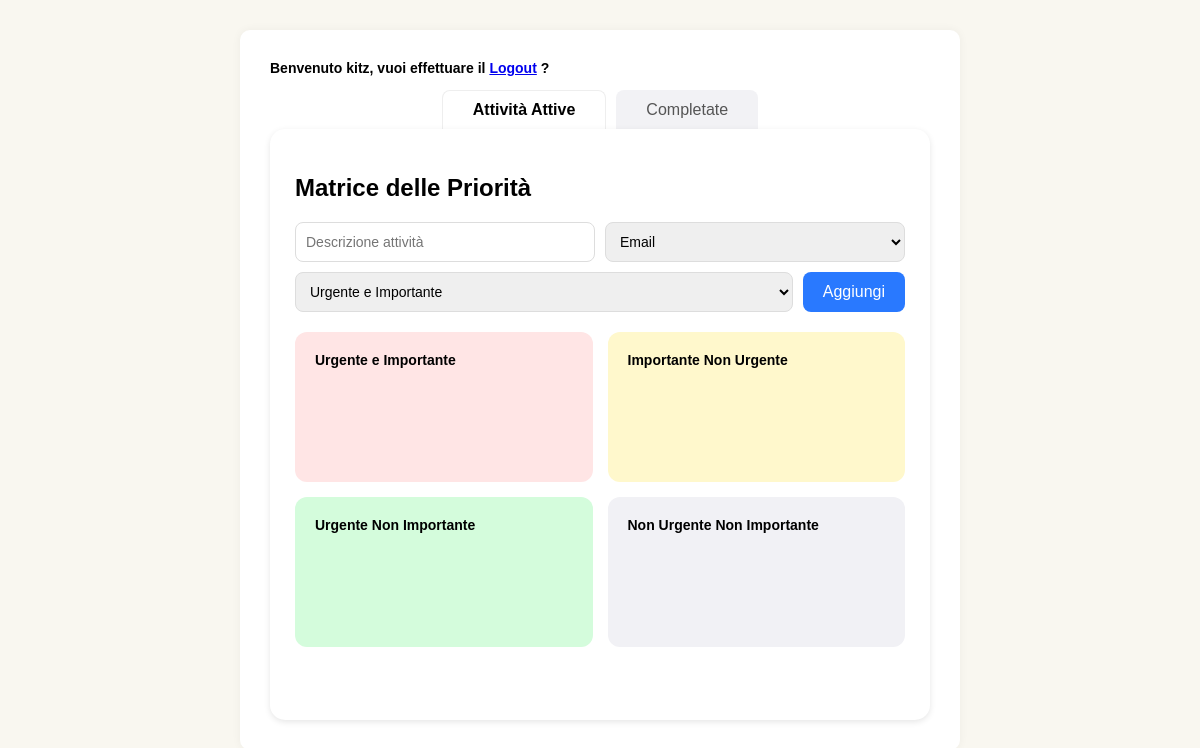
Page /home/ (signed in) on the earlier database version.
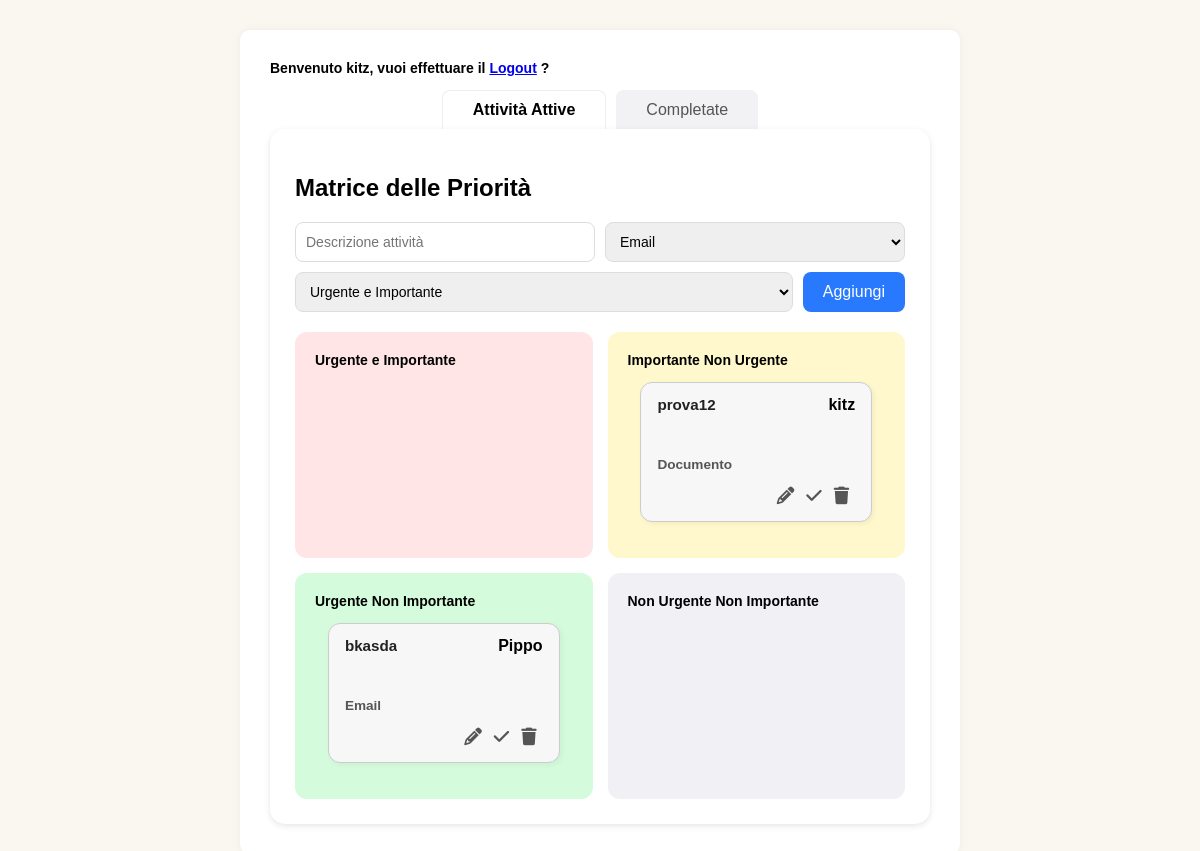
Same page on the later database version.
### sbk_app/models.py (models this page shows, shortened)
class Task(models.Model):
    TIPO_CHOICES = [
        ('Email', 'Email'),
        ('Telefono', 'Telefono'),
        ('Documento', 'Documento'),
        ('Call', 'Call'),
        ('Task', 'Task'),
        ('Decisione', 'Decisione'),
    ]
    PRIORITA_CHOICES = [
        ('UI', 'Urgente e Importante'),
        ('IN', 'Importante Non Urgente'),
        ('UN', 'Urgente Non Importante'),
        ('NN', 'Non Urgente Non Importante'),
    ]
    descrizione = models.CharField(max_length=255)
    tipo = models.CharField(max_length=20, choices=TIPO_CHOICES)
    priorita = models.CharField(max_length=2, choices=PRIORITA_CHOICES)
    creatore = models.ForeignKey(User, on_delete=models.CASCADE)
    completata = models.BooleanField(default=False)
    data_creazione = models.DateTimeField(auto_now_add=True)

### sbk_app/views.py (the view, shortened to what this page needs)
# urls.py: 2. Add a URL to urlpatterns:  path('', views.home, name='home')
@login_required(login_url='/accounts/login/')
def home(request):
    tasks_ui = Task.objects.filter(priorita='UI', completata=False)
    tasks_in = Task.objects.filter(priorita='IN', completata=False)
    tasks_un = Task.objects.filter(priorita='UN', completata=False)
    tasks_nn = Task.objects.filter(priorita='NN', completata=False)
    completate = Task.objects.filter(completata=True)
    context = {
        'tasks_ui': tasks_ui,
        'tasks_in': tasks_in,
        'tasks_un': tasks_un,
        'tasks_nn': tasks_nn,
        'completate': completate,
    }
    return render(request, "home.html", context)

### sbk_app/templates/home.html (shortened to what this page needs)
{% load static %}
<!DOCTYPE html>
<html lang="it">
<head>
  <link rel="stylesheet" href="{% static 'style.css' %}">
  <link rel="stylesheet" href="https://cdnjs.cloudflare.com/ajax/libs/font-awesome/6.5.0/css/all.min.css">
</head>
<body>
  <div class="container">
    {% if user.is_authenticated %}
    <h3>Benvenuto {{ user.username }}, vuoi effettuare il <a href="{% url 'logout' %}">Logout</a> ? </h3>
    {% endif %}
    <div class="tabs">
      <button class="tab active" type="button" data-tab="attive">Attività Attive</button>
      <button class="tab" type="button" data-tab="completate">Completate</button>
    </div>
    <div class="card tab-content active" id="attive">
      <h2>Matrice delle Priorità </h2>
      <form method="POST" class="input-group">
        <input type="text" name="descrizione" id="descrizione" placeholder="Descrizione attività" required>
        <select name="tipo" id="tipo" required>
          <option value="Email">Email</option>
        </select>
        <select name="priorita" id="priorita" required>
          <option value="UI">Urgente e Importante</option>
        </select>
        <button type="submit" class="add-button" id="form-button">Aggiungi</button>
      </form>
      <div class="priority-grid">
        <div class="priority urgent-important">
          <h3>Urgente e Importante</h3>
        </div>
        <div class="priority important-not-urgent">
          <h3>Importante Non Urgente</h3>
          {% for task in tasks_in %}
            <div class="task-card">
              <div class="task-header">
                <div class="task-title">{{ task.descrizione }}</div>
                <div class="task-creator">{{ task.creatore.username }}</div>
              </div>
              <div class="task-details">
                <p><strong> {{ task.tipo }}</strong></p>
                <div class="task-actions">
                  <button class="edit-task" data-task-id="{{ task.id }}" data-tipo="{{ task.tipo }}" data-priorita="{{ task.priorita }}"> <i class="fa fa-pencil-alt"></i></button>
                  <button class="complete-task" data-task-id="{{ task.id }}" title="Completa"><i class="fa fa-check"></i></button>
                  <button class="delete-task" title="Elimina"><i class="fa fa-trash"></i></button>
                </div>
              </div>
            </div>
          {% endfor %}
        </div>
        <div class="priority urgent-not-important">
          <h3>Urgente Non Importante</h3>
          {% for task in tasks_un %}
            <div class="task-card">
              <div class="task-header">
                <div class="task-title">{{ task.descrizione }}</div>
                <div class="task-creator">{{ task.creatore.username }}</div>
              </div>
              <div class="task-details">
                <div class="task-type">
                  <p><strong> {{ task.tipo }}</strong></p>
                </div>
                <div class="task-actions">
                  <button class="edit-task" data-task-id="{{ task.id }}" data-tipo="{{ task.tipo }}" data-priorita="{{ task.priorita }}"> <i class="fa fa-pencil-alt"></i></button>
                  <button class="complete-task" data-task-id="{{ task.id }}" title="Completa"><i class="fa fa-check"></i></button>
                  <button class="delete-task" title="Elimina"><i class="fa fa-trash"></i></button>
                </div>
              </div>
            </div>
          {% endfor %}
        </div>
        <div class="priority not-urgent-not-important">
          <h3>Non Urgente Non Importante</h3>
        </div>
      </div>
    </div>
  </div>
</body>
</html>

Differences in the rows shown:
added Task: descrizione "prova12", creatore.username "kitz", tipo "Documento", shown under "Importante Non Urgente"
added Task: descrizione "bkasda", creatore.username "Pippo", tipo "Email", shown under "Urgente Non Importante"
